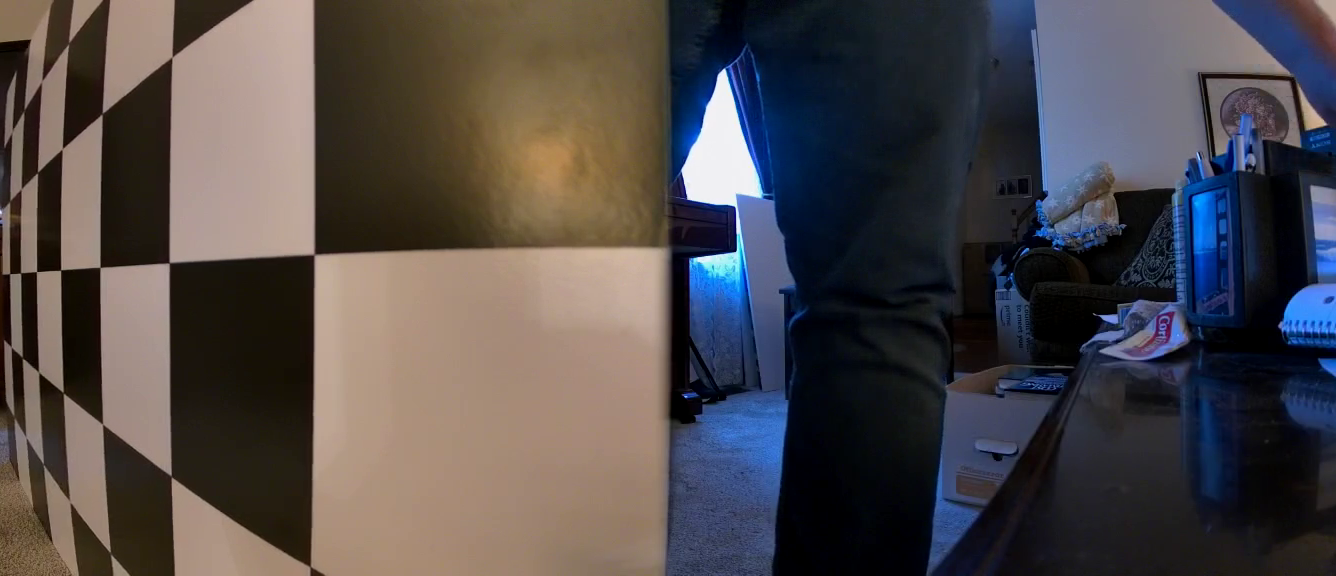
#> input picture limage.png, 1336 x 576 px
$ jupyter execute --allow-errors rbf_left.ipynb
#> lines starting #> are read from the running program, lines starting #| are printed output that depends on the picture
[cell 1]
import cv2
import numpy as np
import matplotlib.pyplot as plt
import scipy.optimize as opt
from scipy.interpolate import RBFInterpolator

Load in calibration images

[cell 2]
buffer = 0
img = cv2.imread('limage.png')
#> img is the input picture: shape (576, 1336, 3); mean B, G, R 75.1, 73.7, 78.9
width = img.shape[1]
#> width = 1336
img = img[:, :width//2 - buffer]
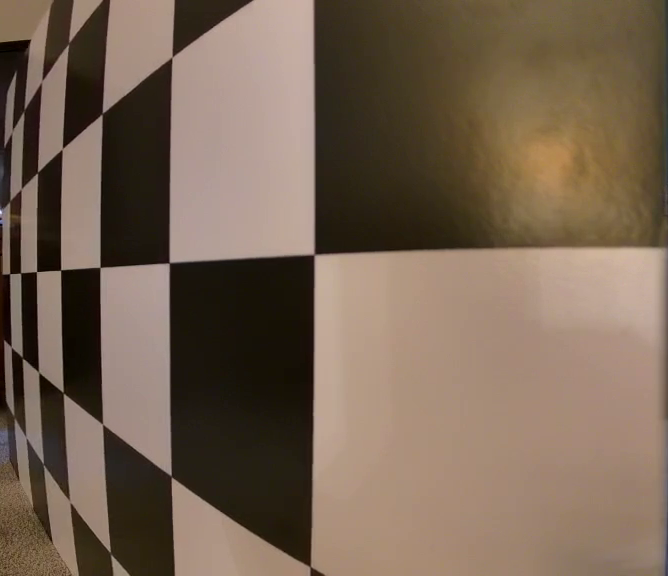
#> img: shape (576, 668, 3); mean B, G, R 83.4, 100.3, 119.2

Defines function to display image

[cell 3]
def disp(img):
    image_rgb = cv2.cvtColor(img, cv2.COLOR_BGR2RGB)
    plt.axis('off')
    plt.imshow(image_rgb)

Defines function to automatically detect as many corners as possible

[cell 4]
def getCorners(img):
    gimg = cv2.cvtColor(img, cv2.COLOR_BGR2GRAY)
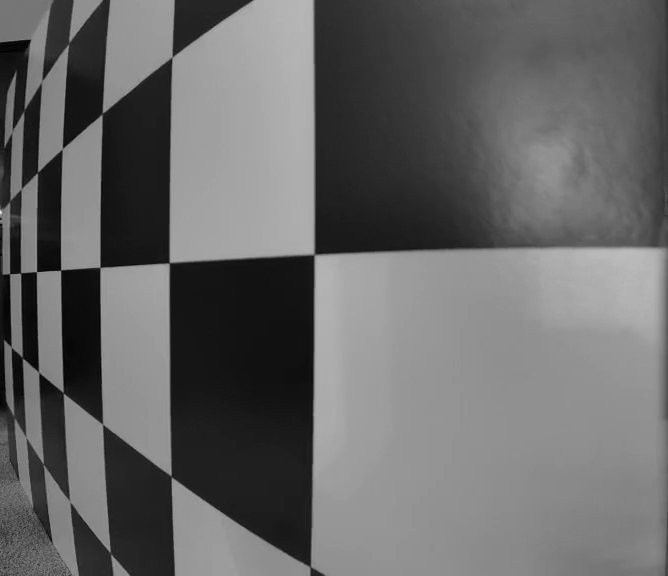
#> gimg: shape (576, 668); min 0, max 238, mean 104
    corners, quality = cv2.goodFeaturesToTrackWithQuality(gimg, maxCorners=200, qualityLevel=0.10, minDistance=7, mask=None)
#> corners = 44 rows, first 8: [60, 271], [37, 271], [29, 40], [100, 267], [10, 273], [1, 224], [63, 147], [172, 478]; quality = 44 values, max 0.0546 at index 0, min 0.00552 at index 43, mean 0.0234
    return corners

Defines function to display corners

[cell 5]
def displayCorners(img, corners, nums=True):
    _img = img.copy()
    for i in range(len(corners)):
        point = corners[i]
        cv2.circle(_img,(int(point[0][0]),int(point[0][1])),3,(0,0,255),-1)
        if nums:
            cv2.putText(_img,str(i),(int(point[0][0]),int(point[0][1])-2),0,0.5,(0,0,255))

    disp(_img)

Define Radial Basis Function

[cell 6]
def getRBF(actual_corners, ideal_corners, additional_points):
    print(ideal_corners.shape)
    print(actual_corners.shape)

    filter = actual_corners[:,0,0] != -1.

    ideal_pair = np.squeeze(ideal_corners, axis=1)[filter]
    print(ideal_pair.dtype, ideal_pair.shape)

    actual_x = actual_corners[filter][:,0,0]
    print(actual_x.dtype, actual_x.shape)

    actual_y = actual_corners[filter][:,0,1]

    if additional_points is not None:
        actual_additional_points = additional_points[0]
        ideal_additional_points = additional_points[1]

        ideal_pair = np.concatenate((ideal_pair, ideal_additional_points))
        print("ideal", ideal_pair[-2:])

        actual_x = np.concatenate((actual_x, actual_additional_points[:,0]))
        print("actual x", actual_x[-2:])

        actual_y = np.concatenate((actual_y, actual_additional_points[:,1]))
        print("actual y", actual_y[-2:])

    rbf_x = RBFInterpolator(ideal_pair, actual_x)
    rbf_y = RBFInterpolator(ideal_pair, actual_y)

    return rbf_x, rbf_y, filter

Map image according coeficients

[cell 7]
def undistort(img, new_shape, actual_corners, ideal_corners, additional_points=None):
    old_shape = img.shape[:2]
    fun_x, fun_y, filter = getRBF(actual_corners, ideal_corners, additional_points)

    x_off = -30*scale #old_shape[0] - new_shape[0]
    y_off = 0 #old_shape[1] - new_shape[1]

    map_x = np.zeros(new_shape, dtype=np.float32)
    map_y = np.zeros(new_shape, dtype=np.float32)
    for i in range(map_x.shape[0]):
        for j in range(map_x.shape[1]):
            map_x[i,j] = fun_x(np.array([[j+x_off, i+y_off]]))
            map_y[i,j] = fun_y(np.array([[j+x_off, i+y_off]]))

    return map_x, map_y, filter

Find potential corners

[cell 8]
grid_height, grid_width = 7, 9

corn = getCorners(img)
#> corn has the same summary as corners in getCorners
displayCorners(img, corn)
#> the loop in displayCorners, `for i in range(len(corners)):` made 44 passes
#> point on passes 1 to 12: [[60, 271]], [[37, 271]], [[29, 40]], [[100, 267]], [[10, 273]], [[1, 224]], [[63, 147]], [[172, 478]], [[21, 272]], [[23, 360]], [[168, 262]], [[103, 112]]

Manually remove incorrect corners

[cell 9]
remove = [37, 33, 36, 40, 5, 28, 41,43]

mask = [True]*len(corn)
#> mask = 44 items, first 6: True, True, True, True, True, True
for r in remove:
    mask[r] = False
#> after the loop, mask = 44 items, first 6: True, True, True, True, True, False
corn_n = corn[mask]
#> corn_n = 36 rows, first 8: [60, 271], [37, 271], [29, 40], [100, 267], [10, 273], [63, 147], [172, 478], [21, 272]

displayCorners(img, corn_n)
#> the loop in displayCorners (call 2), `for i in range(len(corners)):` made 36 passes

Lineup the indexes of the actual corners

[cell 10]
actual_corners = np.zeros((grid_height*grid_width, 1, 2))-1

map = {35:1, 2:2,
       34:9, 29:10, 27:11, 25:12, 26:13,
       32:18, 23:19, 20:20, 11:21, 5:22, 10:23, 13:24,
       19:27, 4:28, 7:29, 1:30, 0:31, 3:32, 9:33, 17:34,
       18:36, 14:37, 8:38, 15:39, 12:40, 16:41, 6:42, 21:43,
       33:46, 31:47, 28:48, 22:49, 24:50,
       30:57}

assert (sorted(list(map.keys())) == list(range(len(corn_n)))), "map does not map all detected corner points"

for i in range(len(corn_n)):
    actual_corners[map[i]] = corn_n[i]
#> this loop made 36 passes
#> after the loop, actual_corners = 63 rows, first 8: [-1, -1], [15, 72], [29, 40], [-1, -1], [-1, -1], [-1, -1], [-1, -1], [-1, -1]

displayCorners(img, actual_corners)

Add Aditional Corners

[cell 11]
print(img.shape)
#| (576, 668, 3)
actual_corners[0] = np.array([[7, 88]])
actual_corners[3] = np.array([[49, 8]])
actual_corners[35] = np.array([[668, 247]])
actual_corners[45] = np.array([[6, 406]])
actual_corners[54] = np.array([[9, 460]])
actual_corners[55] = np.array([[17, 480]])
actual_corners[56] = np.array([[32, 508]])

displayCorners(img, actual_corners, True)

Create ideal corner points

[cell 12]
block_len = 64
height, width, _ = img.shape
#> height = 576; width = 668
ideal_corners = np.zeros((grid_height*grid_width, 1, 2))
start = np.array([60, 90])

for i in range(grid_height):
    for j in range(grid_width):
        ideal_corners[grid_width*i + j, 0] = start
        start[0] += block_len
    start[1] += block_len
    start[0] -= block_len*grid_width

displayCorners(img, ideal_corners)
#> in disp (call 5), `image_rgb = cv2.cvtColor(img, cv2.COLOR_BGR2RGB)`:
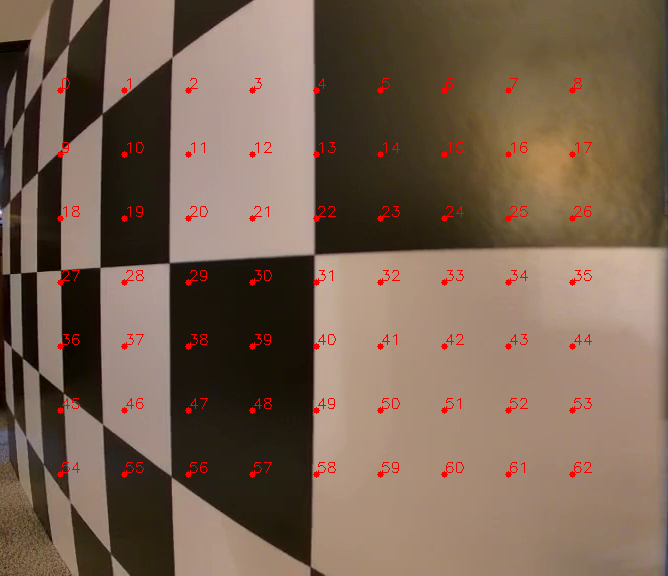
#> image_rgb: shape (576, 668, 3); mean R, G, B 120.9, 99.1, 82.4

Add Additional Points

[cell 13]
additional_points = None

Get Callibration Matrix

#> (a cell that did not finish here is left out)

#| (63, 1, 2)
#> in getRBF, `ideal_pair = np.squeeze(ideal_corners, axis=1)[filter]`: ideal_pair = 43 pairs, first value 60 to 572, second value 90 to 474
#| float64 (43, 2)
#> in getRBF, `actual_x = actual_corners[filter][:,0,0]`: actual_x = 43 values, max 668 at index 24, min 2 at index 9, mean 73
#| float64 (43,)
#> in getRBF, `actual_y = actual_corners[filter][:,0,1]`: actual_y = 43 values, max 565 at index 32, min 8 at index 3, mean 284.9
map = np.stack((map_x, map_y), axis=2)

Display Undistorted Image

#> (a cell that did not finish here is left out)

Decide to add additional points

[cell 16]
ideal_point1 = [572, 240]
actual_point1 = [668, 0]
ideal_point2 = [572, 330]
print(img.shape)
#| (576, 668, 3)
actual_point2 = [668, img.shape[0]]
#> actual_point2 = [668, 576]
print(ideal_corners[35])
print(actual_corners[35])
#| [[668. 247.]]
#> (the rest of this cell did not finish here and is left out)

$ run again, with goal.png copied over limage.png
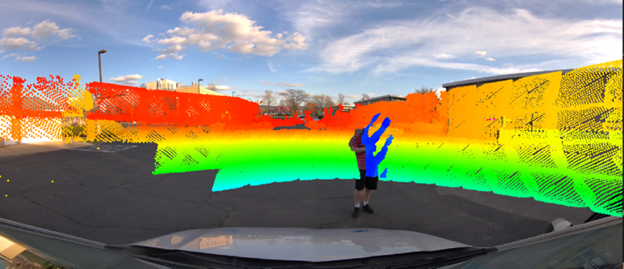
#> input picture goal.png, 624 x 269 px
#> img is the input picture: shape (269, 624, 3); mean B, G, R 104.8, 140.7, 138.1
#> in getCorners, `gimg = cv2.cvtColor(img, cv2.COLOR_BGR2GRAY)`:
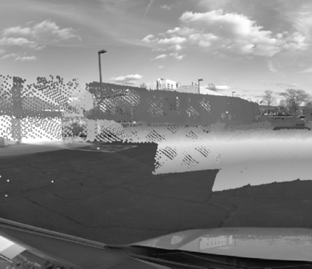
#> gimg: shape (269, 312); min 1, max 255, mean 128.4
#> corners = 139 rows, first 8: [8, 180], [52, 181], [128, 141], [157, 144], [6, 195], [95, 139], [85, 136], [98, 148]; quality = 139 values, max 0.0708 at index 0, min 0.00713 at index 138, mean 0.0204
#> corn has the same summary as corners in getCorners
#> the loop in displayCorners, `for i in range(len(corners)):` made 139 passes
#> `mask = [True]*len(corn)`: mask = 139 items, first 6: True, True, True, True, True, True
#> after the loop `for r in remove:`: mask = 139 items, first 6: True, True, True, True, True, False
#> corn_n = 131 rows, first 8: [8, 180], [52, 181], [128, 141], [157, 144], [6, 195], [85, 136], [98, 148], [46, 118]
#> the loop in displayCorners (call 2), `for i in range(len(corners)):` made 131 passes
#> in disp (call 2), `image_rgb = cv2.cvtColor(img, cv2.COLOR_BGR2RGB)`:
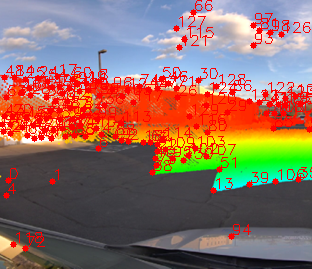
#> image_rgb: shape (269, 312, 3); mean R, G, B 142.3, 111.4, 98.9
#| (269, 312, 3)
#| (269, 312, 3)

$ run again, with mimage.png copied over limage.png
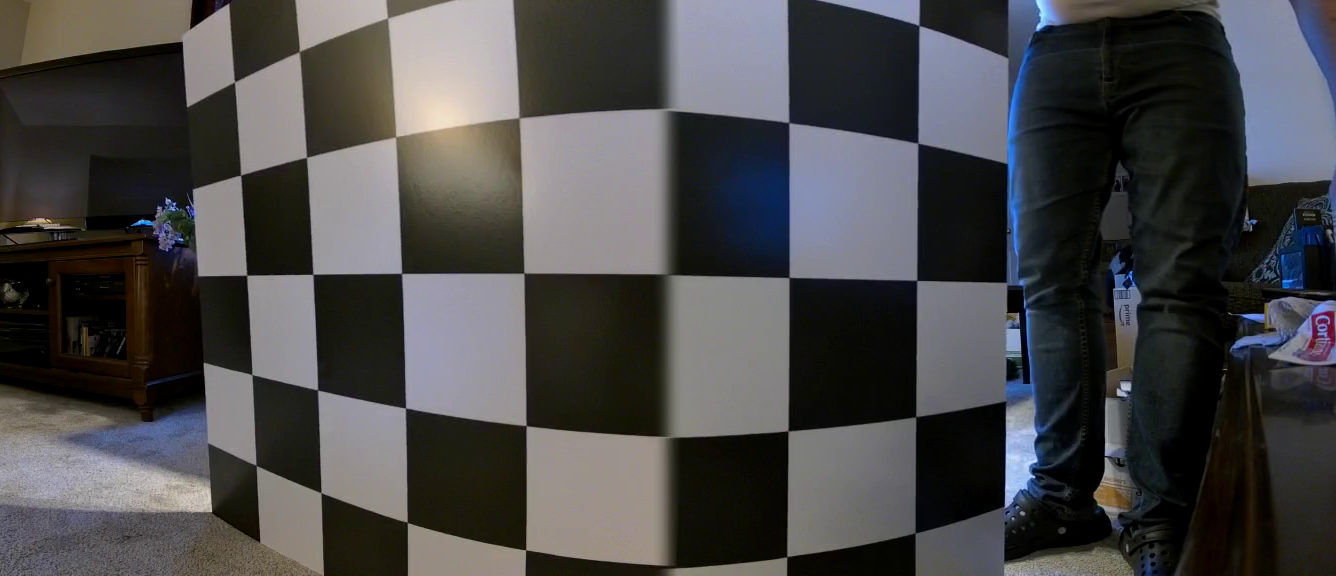
#> input picture mimage.png, 1336 x 576 px
#> img is the input picture: shape (576, 1336, 3); mean B, G, R 72.9, 72.1, 72.8
#> in getCorners, `gimg = cv2.cvtColor(img, cv2.COLOR_BGR2GRAY)`:
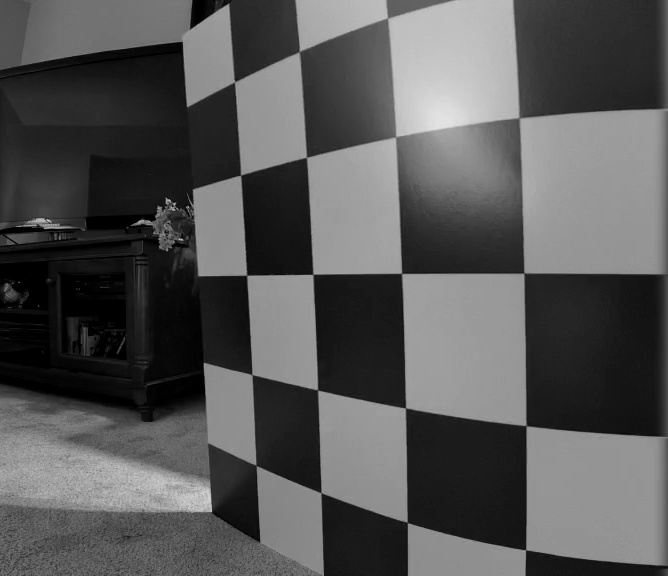
#> gimg: shape (576, 668); min 0, max 227, mean 86.6
#> corners = 68 rows, first 8: [175, 203], [187, 207], [166, 198], [525, 549], [158, 207], [210, 511], [228, 5], [406, 521]; quality = 68 values, max 0.0728 at index 0, min 0.00735 at index 67, mean 0.0284
#> corn has the same summary as corners in getCorners
#> the loop in displayCorners, `for i in range(len(corners)):` made 68 passes
#> `mask = [True]*len(corn)`: mask = 68 items, first 6: True, True, True, True, True, True
#> after the loop `for r in remove:`: mask = 68 items, first 6: True, True, True, True, True, False
#> corn_n = 60 rows, first 8: [175, 203], [187, 207], [166, 198], [525, 549], [158, 207], [228, 5], [406, 521], [204, 363]
#> the loop in displayCorners (call 2), `for i in range(len(corners)):` made 60 passes
#| (576, 668, 3)
#> in disp (call 4), `image_rgb = cv2.cvtColor(img, cv2.COLOR_BGR2RGB)`:
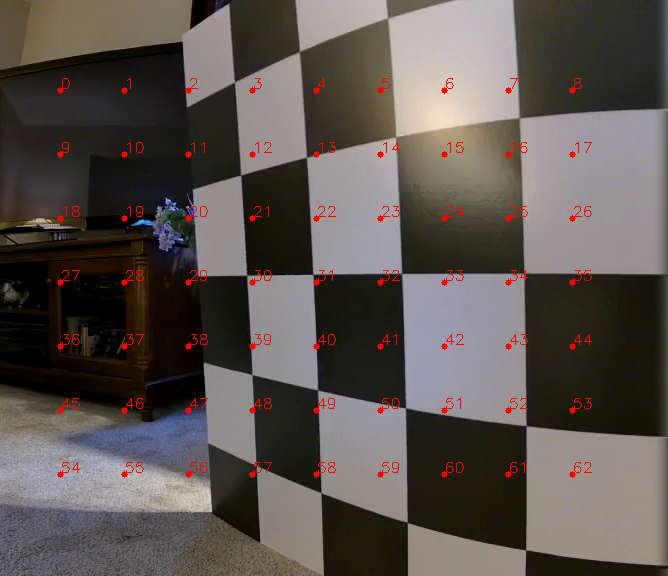
#> image_rgb: shape (576, 668, 3); mean R, G, B 92.2, 84.8, 80.7
#| (576, 668, 3)
